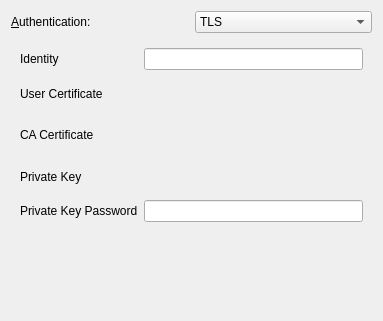
<ui version="4.0" >
 <class>Security</class>
 <widget class="QWidget" name="Security" >
  <property name="geometry" >
   <rect>
    <x>0</x>
    <y>0</y>
    <width>383</width>
    <height>321</height>
   </rect>
  </property>
  <layout class="QVBoxLayout" name="verticalLayout_5" >
   <item>
    <layout class="QGridLayout" name="gridLayout_2" >
     <item row="0" column="0" >
      <widget class="QLabel" name="label_5" >
       <property name="text" >
        <string>&amp;Authentication:</string>
       </property>
       <property name="buddy" >
        <cstring>kcombobox_4</cstring>
       </property>
      </widget>
     </item>
     <item row="0" column="1" >
      <widget class="KComboBox" name="kcombobox_4" >
       <property name="toolTip" >
        <string>Authentication scheme to use</string>
       </property>
       <item>
        <property name="text" >
         <string>TLS</string>
        </property>
       </item>
       <item>
        <property name="text" >
         <string>Tunneled TLS</string>
        </property>
       </item>
       <item>
        <property name="text" >
         <string>Protected EAP (PEAP)</string>
        </property>
       </item>
      </widget>
     </item>
    </layout>
   </item>
   <item>
    <widget class="QStackedWidget" name="stackedwidget" >
     <property name="currentIndex" >
      <number>0</number>
     </property>
     <widget class="QWidget" name="tlsPage" >
      <layout class="QVBoxLayout" name="verticalLayout_2" >
       <item>
        <layout class="QGridLayout" name="gridLayout" >
         <item row="0" column="0" >
          <widget class="QLabel" name="label" >
           <property name="text" >
            <string>Identity</string>
           </property>
          </widget>
         </item>
         <item row="0" column="1" >
          <widget class="KLineEdit" name="kcfg_identity" />
         </item>
         <item row="1" column="0" >
          <widget class="QLabel" name="label_2" >
           <property name="text" >
            <string>User Certificate</string>
           </property>
          </widget>
         </item>
         <item row="1" column="1" >
          <widget class="KUrlRequester" name="kcfg_clientcert" />
         </item>
         <item row="2" column="0" >
          <widget class="QLabel" name="label_3" >
           <property name="text" >
            <string>CA Certificate</string>
           </property>
          </widget>
         </item>
         <item row="2" column="1" >
          <widget class="KUrlRequester" name="kcfg_cacert" />
         </item>
         <item row="3" column="0" >
          <widget class="QLabel" name="label_4" >
           <property name="text" >
            <string>Private Key</string>
           </property>
          </widget>
         </item>
         <item row="3" column="1" >
          <widget class="KUrlRequester" name="kcfg_privatekey" />
         </item>
         <item row="4" column="0" >
          <widget class="QLabel" name="label_6" >
           <property name="text" >
            <string>Private Key Password</string>
           </property>
          </widget>
         </item>
         <item row="4" column="1" >
          <widget class="KLineEdit" name="kcfg_privkeypw" />
         </item>
        </layout>
       </item>
      </layout>
     </widget>
     <widget class="QWidget" name="leapPage" >
      <layout class="QVBoxLayout" name="verticalLayout" >
       <item>
        <layout class="QGridLayout" name="gridLayout_3" >
         <item row="0" column="0" >
          <widget class="QLabel" name="label_8" >
           <property name="text" >
            <string>&amp;Username</string>
           </property>
           <property name="buddy" >
            <cstring>kcfg_username</cstring>
           </property>
          </widget>
         </item>
         <item row="0" column="1" >
          <widget class="KLineEdit" name="kcfg_username" />
         </item>
         <item row="1" column="0" >
          <widget class="QLabel" name="label_9" >
           <property name="text" >
            <string>&amp;Password</string>
           </property>
           <property name="buddy" >
            <cstring>kcfg_password</cstring>
           </property>
          </widget>
         </item>
         <item row="1" column="1" >
          <widget class="KLineEdit" name="kcfg_password" />
         </item>
        </layout>
       </item>
       <item>
        <spacer name="verticalSpacer" >
         <property name="orientation" >
          <enum>Qt::Vertical</enum>
         </property>
         <property name="sizeHint" stdset="0" >
          <size>
           <width>20</width>
           <height>130</height>
          </size>
         </property>
        </spacer>
       </item>
      </layout>
     </widget>
     <widget class="QWidget" name="ttlsPage" >
      <layout class="QVBoxLayout" name="verticalLayout_3" >
       <item>
        <layout class="QGridLayout" name="gridLayout_4" >
         <item row="0" column="0" >
          <widget class="QLabel" name="label_12" >
           <property name="text" >
            <string>&amp;Identity</string>
           </property>
           <property name="buddy" >
            <cstring>kcfg_identity</cstring>
           </property>
          </widget>
         </item>
         <item row="0" column="1" >
          <widget class="KLineEdit" name="kcfg_identity_2" />
         </item>
         <item row="1" column="0" >
          <widget class="QLabel" name="label_7" >
           <property name="text" >
            <string>&amp;CA Certificate</string>
           </property>
           <property name="buddy" >
            <cstring>kcfg_cacert</cstring>
           </property>
          </widget>
         </item>
         <item row="1" column="1" >
          <widget class="KUrlRequester" name="kcfg_cacert_2" />
         </item>
         <item row="2" column="0" >
          <widget class="QLabel" name="label_13" >
           <property name="text" >
            <string>Inner &amp;authentication</string>
           </property>
           <property name="buddy" >
            <cstring>kcombobox</cstring>
           </property>
          </widget>
         </item>
         <item row="2" column="1" >
          <widget class="KComboBox" name="kcombobox" >
           <item>
            <property name="text" >
             <string>PAP</string>
            </property>
           </item>
           <item>
            <property name="text" >
             <string>MSCHAP</string>
            </property>
           </item>
           <item>
            <property name="text" >
             <string>MSCHAPv2</string>
            </property>
           </item>
           <item>
            <property name="text" >
             <string>CHAP</string>
            </property>
           </item>
          </widget>
         </item>
         <item row="3" column="0" >
          <widget class="QLabel" name="label_10" >
           <property name="text" >
            <string>&amp;Username</string>
           </property>
           <property name="buddy" >
            <cstring>klineedit</cstring>
           </property>
          </widget>
         </item>
         <item row="3" column="1" >
          <widget class="KLineEdit" name="klineedit" />
         </item>
         <item row="4" column="0" >
          <widget class="QLabel" name="label_11" >
           <property name="text" >
            <string>&amp;Password</string>
           </property>
           <property name="buddy" >
            <cstring>klineedit_2</cstring>
           </property>
          </widget>
         </item>
         <item row="4" column="1" >
          <widget class="KLineEdit" name="klineedit_2" />
         </item>
        </layout>
       </item>
       <item>
        <spacer name="verticalSpacer_3" >
         <property name="orientation" >
          <enum>Qt::Vertical</enum>
         </property>
         <property name="sizeHint" stdset="0" >
          <size>
           <width>20</width>
           <height>32</height>
          </size>
         </property>
        </spacer>
       </item>
      </layout>
     </widget>
     <widget class="QWidget" name="peapPage" >
      <layout class="QVBoxLayout" name="verticalLayout_4" >
       <item>
        <layout class="QGridLayout" name="gridLayout_5" >
         <item row="0" column="0" >
          <widget class="QLabel" name="label_14" >
           <property name="text" >
            <string>Anonymous &amp;identity</string>
           </property>
           <property name="buddy" >
            <cstring>kcfg_identity</cstring>
           </property>
          </widget>
         </item>
         <item row="0" column="1" >
          <widget class="KLineEdit" name="kcfg_identity_3" />
         </item>
         <item row="1" column="0" >
          <widget class="QLabel" name="label_16" >
           <property name="text" >
            <string>&amp;CA Certificate</string>
           </property>
           <property name="buddy" >
            <cstring>kcfg_cacert</cstring>
           </property>
          </widget>
         </item>
         <item row="1" column="1" >
          <widget class="KUrlRequester" name="kcfg_cacert_3" />
         </item>
         <item row="2" column="0" >
          <widget class="QLabel" name="label_18" >
           <property name="text" >
            <string>PEAP &amp;version</string>
           </property>
           <property name="buddy" >
            <cstring>kcfg_phase1peapver</cstring>
           </property>
          </widget>
         </item>
         <item row="2" column="1" >
          <widget class="KComboBox" name="kcfg_phase1peapver" >
           <item>
            <property name="text" >
             <string>Version 0</string>
            </property>
           </item>
           <item>
            <property name="text" >
             <string>Version 1</string>
            </property>
           </item>
          </widget>
         </item>
         <item row="3" column="0" >
          <widget class="QLabel" name="label_19" >
           <property name="text" >
            <string>Inner &amp;authentication</string>
           </property>
           <property name="buddy" >
            <cstring>kcombobox</cstring>
           </property>
          </widget>
         </item>
         <item row="3" column="1" >
          <widget class="KComboBox" name="kcombobox_2" >
           <item>
            <property name="text" >
             <string>PAP</string>
            </property>
           </item>
           <item>
            <property name="text" >
             <string>MSCHAP</string>
            </property>
           </item>
           <item>
            <property name="text" >
             <string>MSCHAPv2</string>
            </property>
           </item>
           <item>
            <property name="text" >
             <string>CHAP</string>
            </property>
           </item>
          </widget>
         </item>
         <item row="4" column="0" >
          <widget class="QLabel" name="label_15" >
           <property name="text" >
            <string>&amp;Username</string>
           </property>
           <property name="buddy" >
            <cstring>klineedit</cstring>
           </property>
          </widget>
         </item>
         <item row="4" column="1" >
          <widget class="KLineEdit" name="klineedit_4" />
         </item>
         <item row="5" column="0" >
          <widget class="QLabel" name="label_17" >
           <property name="text" >
            <string>&amp;Password</string>
           </property>
           <property name="buddy" >
            <cstring>klineedit_2</cstring>
           </property>
          </widget>
         </item>
         <item row="5" column="1" >
          <widget class="KLineEdit" name="klineedit_3" />
         </item>
        </layout>
       </item>
       <item>
        <spacer name="verticalSpacer_4" >
         <property name="orientation" >
          <enum>Qt::Vertical</enum>
         </property>
         <property name="sizeHint" stdset="0" >
          <size>
           <width>20</width>
           <height>0</height>
          </size>
         </property>
        </spacer>
       </item>
      </layout>
     </widget>
    </widget>
   </item>
   <item>
    <spacer name="verticalSpacer_2" >
     <property name="orientation" >
      <enum>Qt::Vertical</enum>
     </property>
     <property name="sizeHint" stdset="0" >
      <size>
       <width>141</width>
       <height>85</height>
      </size>
     </property>
    </spacer>
   </item>
  </layout>
 </widget>
 <customwidgets>
  <customwidget>
   <class>KComboBox</class>
   <extends>QComboBox</extends>
   <header>kcombobox.h</header>
  </customwidget>
  <customwidget>
   <class>KLineEdit</class>
   <extends>QLineEdit</extends>
   <header>klineedit.h</header>
  </customwidget>
  <customwidget>
   <class>KUrlRequester</class>
   <extends>QFrame</extends>
   <header>kurlrequester.h</header>
  </customwidget>
 </customwidgets>
 <resources/>
 <connections/>
</ui>
